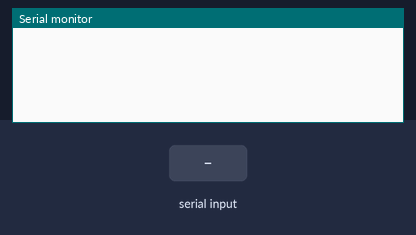
The sketch below on a simulated ESP32. Parts: the last lines printed to the serial monitor. The test bench sets the inputs (shaded band).

Above: at 1.2 s.
1.3 s: "rs232\n" received over the second serial link
At 1.7 s:
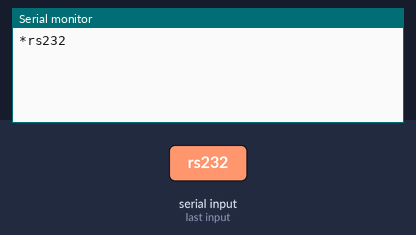
2.8 s: "rs485\n" received over the second serial link
At 4.0 s:
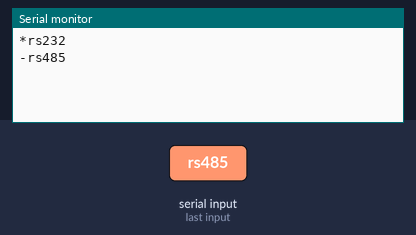
4.3 s: "1" received over the second serial link
At 5.2 s:
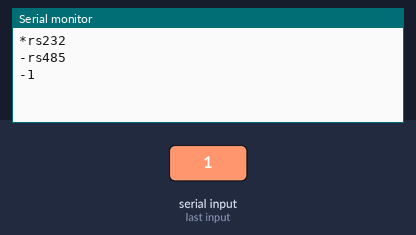

Measured:
- after the input at 1.3 s, the serial monitor: prints a new line at once (image 1)
- after the input at 2.8 s, the serial monitor: prints a new line at once (image 2)
- after the input at 4.3 s, the serial monitor: prints a new line at once (image 3)

The sketch:

rs232-485-1.ino
```cpp
unsigned int counter = 0;
unsigned long previousMillis = 0;
const long interval = 2000;
String inputString = "";         // 받은 문자열

void tick();
void serial2Event();
void setup();

void setup() {
  Serial.begin(115200);
  Serial1.begin(115200, SERIAL_8N1, 26, 27);
  Serial2.begin(115200, SERIAL_8N1, 16, 17);
}

void loop() {
  tick();
  serial1Event();
  serial2Event();
}

void tick() {
  unsigned long currentMillis = millis();
  if (currentMillis - previousMillis >= interval) {
    previousMillis = currentMillis;
    //Serial1.print("rs232");
    //delay(1000);
    //Serial2.print("rs485");
  }
}

void serial1Event() {
  if(Serial1.available())
    Serial.write("-");
  //delay(500);
  int in=0;
  while(Serial1.available()) {
    char ch = Serial1.read();
    //Serial.print(ch,HEX);
    //Serial.print(" ");
    Serial.write(ch);
    in=1;
  }
  if(in==1)
    Serial.println();
}

void serial2Event() {
  if(Serial2.available())
    Serial.write("*");
  //delay(500);
  int in=0;
  while(Serial2.available()) {
    char ch = Serial2.read();
    //Serial.print(ch,HEX);
    //Serial.print(" ");
    Serial.write(ch);
    in=1;
  }
  if(in==1)
    Serial.println();
}
```
